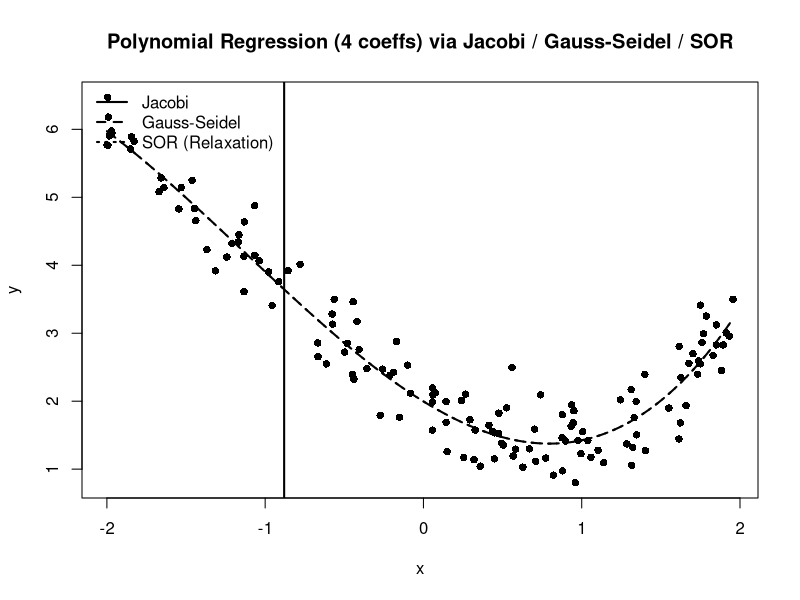

Recreate this plot in R.
# ============================================================
# Simple ML Project in R:
# Polynomial Linear Regression (4 coefficients) trained with
#   1) Jacobi (iterative)
#   2) Gauss–Seidel (iterative)
#   3) Relaxation / SOR (Successive Over-Relaxation)
#
# Model (4 coefficients):
#   y = w0 + w1*x + w2*x^2 + w3*x^3 + noise
#
# We train by solving the Normal Equation:
#   (X^T X) w = X^T y
# This is a linear system: A w = b
# ============================================================

set.seed(42)

# -----------------------------
# 1) Create sample data
# -----------------------------
n <- 140
x <- runif(n, -2, 2)

# True coefficients (the 4 unknowns we want to estimate)
w_true <- c(2.0, -1.5, 0.7, 0.2)  # (w0, w1, w2, w3)

# Design matrix X (n x 4): [1, x, x^2, x^3]
X <- cbind(1, x, x^2, x^3)

# Target y with noise
noise <- rnorm(n, mean = 0, sd = 0.4)
y <- as.numeric(X %*% w_true + noise)

# -----------------------------
# 2) Build the linear system A w = b
# -----------------------------
A <- t(X) %*% X
b <- t(X) %*% y

# IMPORTANT for iterative solvers:
# - Iterative methods converge more reliably if A is "nice" (e.g., SPD / diagonally dominant).
# - A = X^T X is symmetric and usually PSD. Adding a tiny ridge makes it SPD.
ridge <- 1e-8
A <- A + ridge * diag(nrow(A))

# ============================================================
# 3) ITERATIVE SOLVERS
#    All return a list: w, iters, residual_norm
# ============================================================

# Helper: residual norm ||A w - b||
residual_norm <- function(A, w, b) sqrt(sum((A %*% w - b)^2))

# -----------------------------
# 3.1 Jacobi Method
#   w^(k+1)_i = (b_i - sum_{j!=i} A_ij * w^(k)_j) / A_ii
# -----------------------------
jacobi_solve <- function(A, b, w0 = NULL, tol = 1e-10, max_iter = 5000) {
  A <- as.matrix(A); b <- as.numeric(b)
  n <- nrow(A)
  if (is.null(w0)) w0 <- rep(0, n)

  w_old <- w0
  D <- diag(A)                     # diagonal of A
  if (any(abs(D) < 1e-14)) stop("Jacobi: zero diagonal entry.")

  for (k in 1:max_iter) {
    w_new <- w_old
    for (i in 1:n) {
      # sum_{j!=i} A[i,j] * w_old[j]
      s <- sum(A[i, ] * w_old) - A[i, i] * w_old[i]
      w_new[i] <- (b[i] - s) / A[i, i]
    }
    if (sqrt(sum((w_new - w_old)^2)) < tol) {
      return(list(w = w_new, iters = k, residual = residual_norm(A, w_new, b)))
    }
    w_old <- w_new
  }
  list(w = w_old, iters = max_iter, residual = residual_norm(A, w_old, b))
}

# -----------------------------
# 3.2 Gauss–Seidel Method
#   Uses updated values immediately:
#   w_i <- (b_i - sum_{j<i} A_ij*w_j(new) - sum_{j>i} A_ij*w_j(old)) / A_ii
# -----------------------------
gauss_seidel_solve <- function(A, b, w0 = NULL, tol = 1e-10, max_iter = 5000) {
  A <- as.matrix(A); b <- as.numeric(b)
  n <- nrow(A)
  if (is.null(w0)) w0 <- rep(0, n)

  w <- w0
  if (any(abs(diag(A)) < 1e-14)) stop("Gauss-Seidel: zero diagonal entry.")

  for (k in 1:max_iter) {
    w_old <- w
    for (i in 1:n) {
      s1 <- if (i == 1) 0 else sum(A[i, 1:(i - 1)] * w[1:(i - 1)])     # new values
      s2 <- if (i == n) 0 else sum(A[i, (i + 1):n] * w_old[(i + 1):n]) # old values
      w[i] <- (b[i] - s1 - s2) / A[i, i]
    }
    if (sqrt(sum((w - w_old)^2)) < tol) {
      return(list(w = w, iters = k, residual = residual_norm(A, w, b)))
    }
  }
  list(w = w, iters = max_iter, residual = residual_norm(A, w, b))
}

# -----------------------------
# 3.3 Relaxation Method (SOR)
#   w_i <- (1-omega)*w_i(old) + omega*(GaussSeidel update)
#
#   omega = 1   -> Gauss-Seidel
#   1 < omega < 2 often speeds up (over-relaxation)
#   0 < omega < 1 under-relaxation (more stable sometimes)
# -----------------------------
sor_solve <- function(A, b, omega = 1.2, w0 = NULL, tol = 1e-10, max_iter = 5000) {
  A <- as.matrix(A); b <- as.numeric(b)
  n <- nrow(A)
  if (is.null(w0)) w0 <- rep(0, n)

  w <- w0
  if (any(abs(diag(A)) < 1e-14)) stop("SOR: zero diagonal entry.")
  if (omega <= 0 || omega >= 2) stop("SOR: choose omega in (0, 2).")

  for (k in 1:max_iter) {
    w_old <- w
    for (i in 1:n) {
      s1 <- if (i == 1) 0 else sum(A[i, 1:(i - 1)] * w[1:(i - 1)])     # new
      s2 <- if (i == n) 0 else sum(A[i, (i + 1):n] * w_old[(i + 1):n]) # old
      gs_update <- (b[i] - s1 - s2) / A[i, i]
      w[i] <- (1 - omega) * w_old[i] + omega * gs_update
    }
    if (sqrt(sum((w - w_old)^2)) < tol) {
      return(list(w = w, iters = k, residual = residual_norm(A, w, b)))
    }
  }
  list(w = w, iters = max_iter, residual = residual_norm(A, w, b))
}

# ============================================================
# 4) Solve for coefficients using the 3 methods
# ============================================================

w0_init <- rep(0, 4)

sol_jacobi <- jacobi_solve(A, b, w0 = w0_init)
sol_gs     <- gauss_seidel_solve(A, b, w0 = w0_init)
sol_sor    <- sor_solve(A, b, omega = 1.2, w0 = w0_init)

w_jacobi <- sol_jacobi$w
w_gs     <- sol_gs$w
w_sor    <- sol_sor$w

# -----------------------------
# 5) Display coefficients
# -----------------------------
terms <- c("w0 (intercept)", "w1 (x)", "w2 (x^2)", "w3 (x^3)")
coef_table <- data.frame(
  term  = terms,
  true  = w_true,
  jacobi = w_jacobi,
  gauss_seidel = w_gs,
  sor = w_sor
)
print(coef_table)

cat("\nIterations & residual norms:\n")
cat("Jacobi       :", sol_jacobi$iters, "iters | residual =", sol_jacobi$residual, "\n")
cat("Gauss-Seidel :", sol_gs$iters,     "iters | residual =", sol_gs$residual, "\n")
cat("SOR (omega=1.2):", sol_sor$iters,  "iters | residual =", sol_sor$residual, "\n")

# ============================================================
# 6) Plot the regression (data + fitted curves)
# ============================================================

# Smooth grid for curves
xg <- seq(min(x), max(x), length.out = 300)
Xg <- cbind(1, xg, xg^2, xg^3)

yg_j <- as.numeric(Xg %*% w_jacobi)
yg_g <- as.numeric(Xg %*% w_gs)
yg_s <- as.numeric(Xg %*% w_sor)

plot(x, y,
     pch = 16,
     main = "Polynomial Regression (4 coeffs) via Jacobi / Gauss-Seidel / SOR",
     xlab = "x", ylab = "y")

lines(xg, yg_j, lwd = 2, lty = 1)
lines(xg, yg_g, lwd = 2, lty = 2)
lines(xg, yg_s, lwd = 2, lty = 3)

legend("topleft",
       legend = c("Jacobi", "Gauss-Seidel", "SOR (Relaxation)"),
       lty = c(1, 2, 3), lwd = 2, bty = "n")
